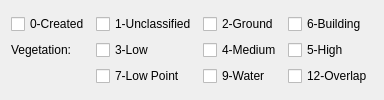
              <widget class="QWidget" name="lockedClassesTab">
               <attribute name="title">
                <string>Locked classes</string>
               </attribute>
               <layout class="QGridLayout" name="gridLayout_9">
                <item row="0" column="0">
                 <layout class="QGridLayout" name="gridLayout_10">
                  <item row="1" column="1">
                   <widget class="QCheckBox" name="lockedClass3CheckBox">
                    <property name="text">
                     <string>3-Low</string>
                    </property>
                   </widget>
                  </item>
                  <item row="0" column="0">
                   <widget class="QCheckBox" name="lockedClass0CheckBox">
                    <property name="text">
                     <string>0-Created</string>
                    </property>
                   </widget>
                  </item>
                  <item row="2" column="1">
                   <widget class="QCheckBox" name="lockedClass7CheckBox">
                    <property name="text">
                     <string>7-Low Point</string>
                    </property>
                   </widget>
                  </item>
                  <item row="0" column="3">
                   <widget class="QCheckBox" name="lockedClass6CheckBox">
                    <property name="text">
                     <string>6-Building</string>
                    </property>
                   </widget>
                  </item>
                  <item row="2" column="0">
                   <spacer name="horizontalSpacer_7">
                    <property name="orientation">
                     <enum>Qt::Horizontal</enum>
                    </property>
                    <property name="sizeHint" stdset="0">
                     <size>
                      <width>70</width>
                      <height>20</height>
                     </size>
                    </property>
                   </spacer>
                  </item>
                  <item row="0" column="1">
                   <widget class="QCheckBox" name="lockedClass1CheckBox">
                    <property name="text">
                     <string>1-Unclassified</string>
                    </property>
                   </widget>
                  </item>
                  <item row="1" column="3">
                   <widget class="QCheckBox" name="lockedClass5CheckBox">
                    <property name="text">
                     <string>5-High</string>
                    </property>
                   </widget>
                  </item>
                  <item row="1" column="0">
                   <widget class="QLabel" name="label_5">
                    <property name="text">
                     <string>Vegetation:</string>
                    </property>
                   </widget>
                  </item>
                  <item row="2" column="2">
                   <widget class="QCheckBox" name="lockedClass9CheckBox">
                    <property name="text">
                     <string>9-Water</string>
                    </property>
                   </widget>
                  </item>
                  <item row="1" column="2">
                   <widget class="QCheckBox" name="lockedClass4CheckBox">
                    <property name="text">
                     <string>4-Medium</string>
                    </property>
                   </widget>
                  </item>
                  <item row="0" column="2">
                   <widget class="QCheckBox" name="lockedClass2CheckBox">
                    <property name="text">
                     <string>2-Ground</string>
                    </property>
                   </widget>
                  </item>
                  <item row="2" column="3">
                   <widget class="QCheckBox" name="lockedClass12CheckBox">
                    <property name="text">
                     <string>12-Overlap</string>
                    </property>
                   </widget>
                  </item>
                 </layout>
                </item>
               </layout>
              </widget>
